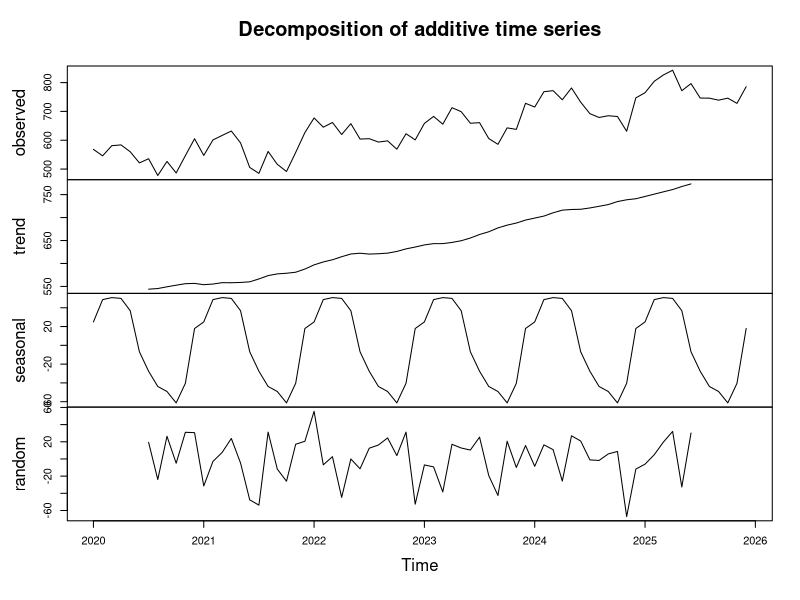
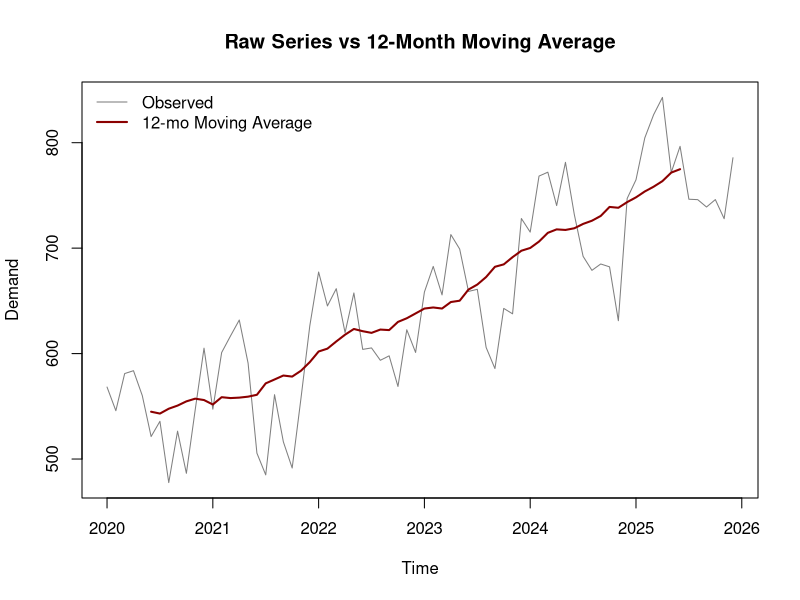
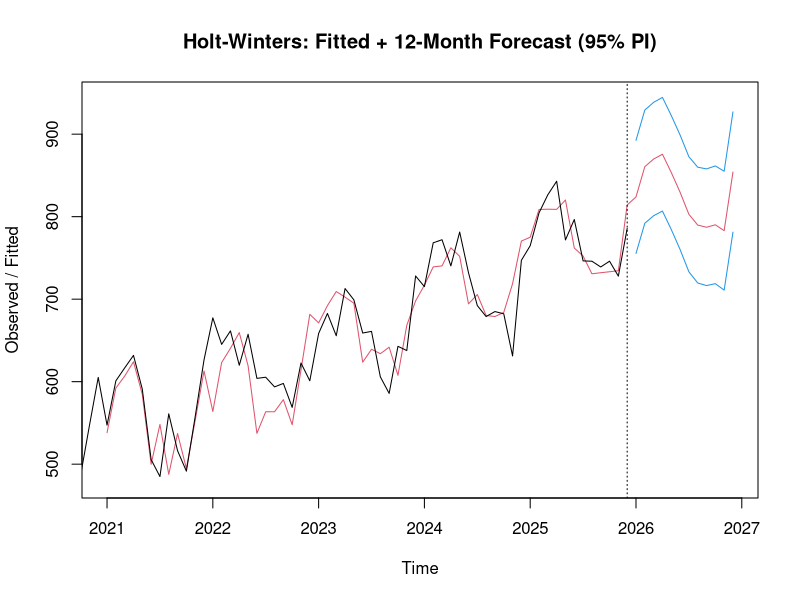
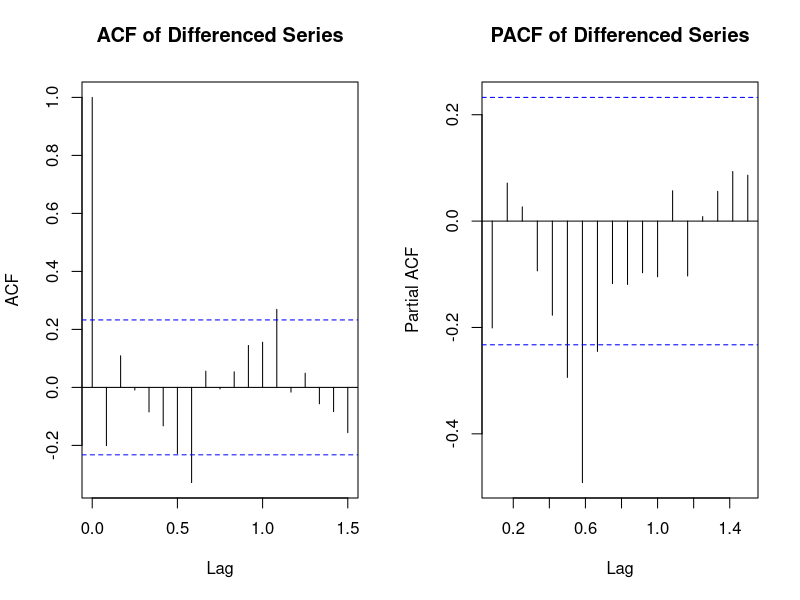
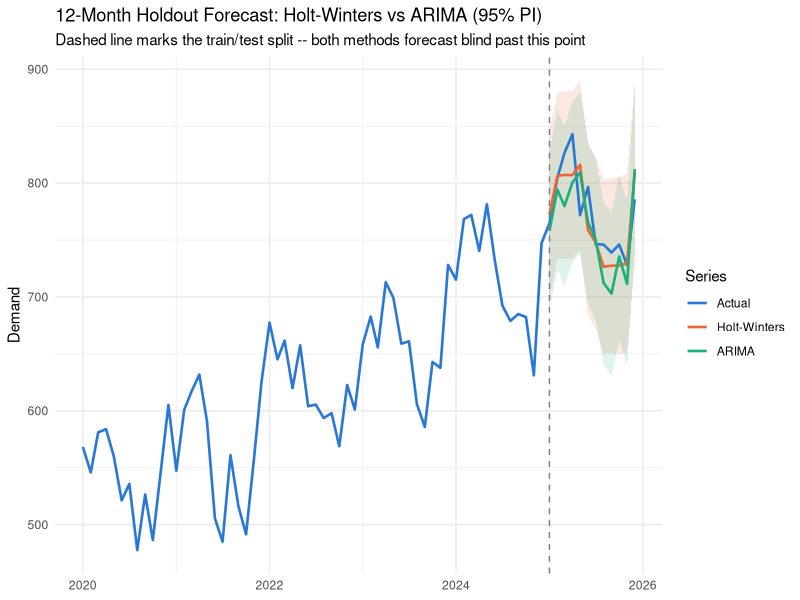

These figures' R source, in order:
## ---- chunk 1
library(ggplot2)
section <- function(num, title) {
  bar <- paste(rep("=", 78), collapse = "")
  cat("\n", bar, "\n", sep = "")
  cat(sprintf("%2s. %s\n", num, title))
  cat(bar, "\n", sep = "")
}
## ---- chunk 2
section(48, "TIME SERIES OBJECTS -- ts() AND ITS THREE COMPONENTS")
# A synthetic monthly series with all three classic ingredients: an upward
# TREND, a repeating 12-month SEASONAL pattern, and irreducible NOISE.
set.seed(42)
n_months <- 72   # 6 years of monthly data

t_index  <- 1:n_months
trend    <- 500 + 4 * t_index                 # gentle, steady growth
seasonal <- 60 * sin(2 * pi * t_index / 12)    # repeats every 12 months
noise    <- rnorm(n_months, mean = 0, sd = 25)

demand      <- trend + seasonal + noise
demand_ts   <- ts(demand, start = c(2020, 1), frequency = 12)
demand_dates <- seq(as.Date("2020-01-01"), by = "month", length.out = n_months)

cat("ts() bundles a plain numeric vector with a start time and a FREQUENCY\n")
cat("(observations per cycle -- 12 for monthly data with yearly seasonality).\n")
cat("That frequency is what every function below relies on to find seasonality.\n\n")
cat("First 2 years:\n")
print(window(demand_ts, end = c(2021, 12)))

# decompose() splits an observed series back into its trend/seasonal/random
# parts -- the reverse of how demand_ts was constructed above.
decomposed <- decompose(demand_ts)
plot(decomposed)

cat("\nCompare decomposed$seasonal / $trend against the `seasonal` / `trend`\n")
cat("vectors used to build demand_ts -- decompose() recovers them from the\n")
cat("observed series alone, with no knowledge of how it was generated.\n")
## ---- chunk 3
section(49, "MOVING AVERAGE & NAIVE BASELINES -- WHAT FANCIER METHODS MUST BEAT")
# A centered 12-month moving average smooths out both the seasonal wiggle and
# the noise, leaving essentially the trend alone.
ma_12 <- filter(demand_ts, filter = rep(1 / 12, 12), sides = 2)

plot(demand_ts, col = "gray50", ylab = "Demand", main = "Raw Series vs 12-Month Moving Average")
lines(ma_12, col = "darkred", lwd = 2)
legend("topleft", legend = c("Observed", "12-mo Moving Average"),
       col = c("gray50", "darkred"), lty = 1, lwd = c(1, 2), bty = "n")

cat("A moving average is descriptive, not predictive on its own -- it has no\n")
cat("value for a month that hasn't happened yet (see the NA gap at each end\n")
cat("of the red line above). It's shown here as a smoothing baseline, not a\n")
cat("forecasting method.\n\n")

# The two baselines every real forecasting method should beat:
#   naive:          forecast = last observed value, repeated
#   seasonal naive:  forecast = the value from exactly one cycle (12 months) ago
last_value    <- tail(demand_ts, 1)
seasonal_naive <- tail(demand_ts, 12)   # this year's 12 values, reused as next year's forecast

cat("Naive forecast (repeat the last value):        ", round(last_value, 1), "\n")
cat("Seasonal naive forecast for next Jan (last Jan):", round(seasonal_naive[1], 1), "\n")
cat("If a sophisticated model can't beat these two simple rules on holdout\n")
cat("data (Section 52), it isn't earning its complexity.\n")
## ---- chunk 4
section(50, "EXPONENTIAL SMOOTHING -- HoltWinters()")
# Holt-Winters generalizes a moving average into three smoothing weights,
# fit automatically by default: level (alpha), trend (beta), season (gamma).
hw_fit <- HoltWinters(demand_ts)

cat("Fitted smoothing parameters (0 = trust history, 1 = trust only the\n")
cat("newest observation):\n")
cat(sprintf("  alpha (level):  %.3f\n", hw_fit$alpha))
cat(sprintf("  beta  (trend):  %.3f\n", hw_fit$beta))
cat(sprintf("  gamma (season): %.3f\n\n", hw_fit$gamma))

hw_forecast <- predict(hw_fit, n.ahead = 12, prediction.interval = TRUE, level = 0.95)

plot(hw_fit, hw_forecast, main = "Holt-Winters: Fitted + 12-Month Forecast (95% PI)")

cat("Unlike the moving average, Holt-Winters produces genuine forecasts for\n")
cat("months that haven't happened yet, plus a prediction interval around them\n")
cat("(shown as the dashed band above) -- appropriate uncertainty, not a single\n")
cat("point guess.\n")
## ---- chunk 5
section(51, "ARIMA -- MODELING AUTOCORRELATION DIRECTLY")
# ACF/PACF plots are how you'd normally choose ARIMA's (p,d,q) orders by eye;
# shown here for the differenced series (removing the trend first, since
# ARIMA assumes a roughly stationary series).
diffed <- diff(demand_ts, differences = 1)

par(mfrow = c(1, 2))
acf(diffed,  main = "ACF of Differenced Series")
pacf(diffed, main = "PACF of Differenced Series")
par(mfrow = c(1, 1))

cat("A sharp cutoff in the PACF after lag k suggests an AR(k) term; a sharp\n")
cat("cutoff in the ACF suggests an MA term. In practice this script skips\n")
cat("hand-tuning and fits a reasonable seasonal ARIMA(1,1,1)(1,1,0)[12]\n")
cat("directly -- 1 non-seasonal AR/MA term plus 1 seasonal AR term, both\n")
cat("differenced once to remove trend and seasonal drift respectively.\n\n")

arima_fit <- arima(demand_ts, order = c(1, 1, 1),
                    seasonal = list(order = c(1, 1, 0), period = 12))
print(arima_fit)

arima_forecast <- predict(arima_fit, n.ahead = 12)
arima_upper <- arima_forecast$pred + 1.96 * arima_forecast$se
arima_lower <- arima_forecast$pred - 1.96 * arima_forecast$se

cat("\nARIMA's forecast and its prediction interval both come from the same\n")
cat("model object (predict()'s $pred and $se) -- no separate smoothing step\n")
cat("the way Holt-Winters needed.\n")
## ---- chunk 6
section(52, "COMPARING METHODS -- HOLDOUT ACCURACY, NOT IN-SAMPLE FIT")
# The only fair test: fit each method on the past, forecast the next 12
# months BLIND, and score against what actually happened. Fitting and
# scoring on the same data (in-sample fit) flatters every method equally
# and answers a different, less useful question.
train_ts <- window(demand_ts, end = c(2024, 12))
test_ts  <- window(demand_ts, start = c(2025, 1))
h        <- length(test_ts)   # 12-month holdout

naive_seasonal_fc <- as.numeric(window(train_ts, start = c(2024, 1), end = c(2024, 12)))

hw_train_fit <- HoltWinters(train_ts)
hw_train_fc  <- as.numeric(predict(hw_train_fit, n.ahead = h))

arima_train_fit <- arima(train_ts, order = c(1, 1, 1),
                          seasonal = list(order = c(1, 1, 0), period = 12))
arima_train_pred <- predict(arima_train_fit, n.ahead = h)
arima_train_fc    <- as.numeric(arima_train_pred$pred)
arima_train_se    <- as.numeric(arima_train_pred$se)

accuracy_fun <- function(actual, forecast) {
  c(RMSE = sqrt(mean((actual - forecast)^2)), MAE = mean(abs(actual - forecast)))
}

accuracy_tbl <- rbind(
  data.frame(Method = "Seasonal Naive", t(accuracy_fun(as.numeric(test_ts), naive_seasonal_fc))),
  data.frame(Method = "Holt-Winters",   t(accuracy_fun(as.numeric(test_ts), hw_train_fc))),
  data.frame(Method = "ARIMA",          t(accuracy_fun(as.numeric(test_ts), arima_train_fc)))
)
accuracy_tbl$RMSE <- round(accuracy_tbl$RMSE, 2)
accuracy_tbl$MAE  <- round(accuracy_tbl$MAE, 2)
accuracy_tbl <- accuracy_tbl[order(accuracy_tbl$RMSE), ]

cat("--- 12-MONTH HOLDOUT ACCURACY (trained through 2024-12, tested on 2025) ---\n")
print(accuracy_tbl, row.names = FALSE)
cat(sprintf("\nBest method on this holdout: %s\n", accuracy_tbl$Method[1]))

# Visual companion to the table above -- actual vs each method's forecast
# over the holdout window, with 95% prediction intervals shown as a ribbon.
plot_df <- data.frame(
  Date   = demand_dates,
  Series = "Actual",
  Value  = as.numeric(demand_ts),
  Lower  = NA, Upper = NA
)

test_dates <- tail(demand_dates, h)

# Holt-Winters prediction interval, computed the same way predict() did in Section 50
hw_train_pi <- predict(hw_train_fit, n.ahead = h, prediction.interval = TRUE, level = 0.95)

forecast_df <- rbind(
  data.frame(Date = test_dates, Series = "Holt-Winters", Value = hw_train_fc,
             Lower = as.numeric(hw_train_pi[, "lwr"]), Upper = as.numeric(hw_train_pi[, "upr"])),
  data.frame(Date = test_dates, Series = "ARIMA", Value = arima_train_fc,
             Lower = arima_train_fc - 1.96 * arima_train_se,
             Upper = arima_train_fc + 1.96 * arima_train_se)
)

full_plot_df <- rbind(plot_df, forecast_df)
full_plot_df$Series <- factor(full_plot_df$Series, levels = c("Actual", "Holt-Winters", "ARIMA"))

series_colors <- c(Actual = "#2a78d6", "Holt-Winters" = "#eb6834", ARIMA = "#1baf7a")

forecast_comparison_plot <- ggplot(full_plot_df, aes(x = Date, y = Value, color = Series)) +
  geom_ribbon(data = subset(full_plot_df, Series != "Actual"),
              aes(ymin = Lower, ymax = Upper, fill = Series), alpha = 0.15, color = NA) +
  geom_line(linewidth = 0.9) +
  geom_vline(xintercept = test_dates[1], linetype = "dashed", color = "gray50") +
  scale_color_manual(values = series_colors) +
  scale_fill_manual(values = series_colors, guide = "none") +
  labs(title = "12-Month Holdout Forecast: Holt-Winters vs ARIMA (95% PI)",
       subtitle = "Dashed line marks the train/test split -- both methods forecast blind past this point",
       x = NULL, y = "Demand", color = "Series", fill = "Series") +
  theme_minimal()

print(forecast_comparison_plot)

cat("\n", paste(rep("=", 78), collapse = ""), "\n", sep = "")
cat("PART 6 COMPLETE.\n")
